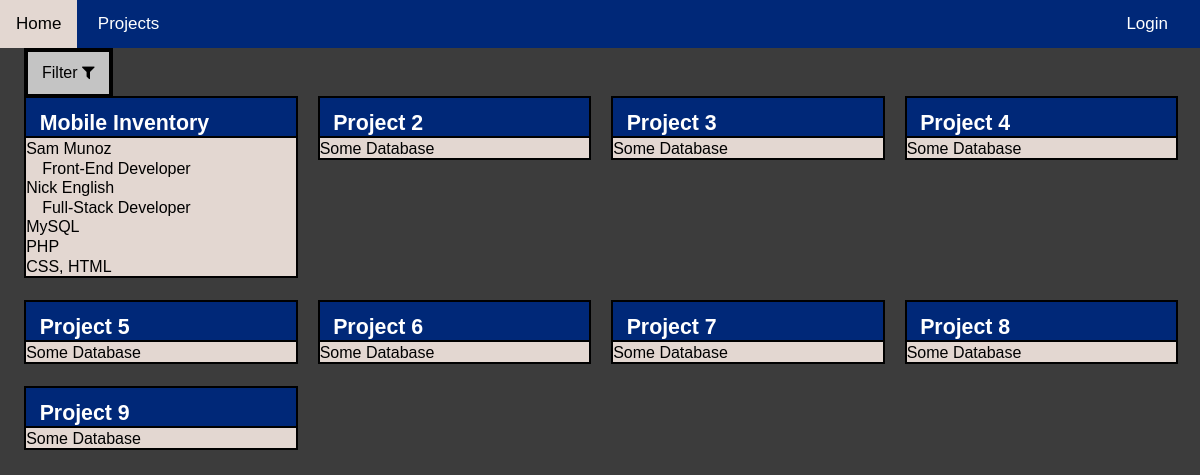
The app's page /projects.php with its own data.
### tables this page shows
create table Projects (
	id int auto_increment,
    name text not null,
    class_year varchar(11) not null, 
    class_name text not null,  
    db varchar(128) not null,
    demo text,  
    
    primary key(id)
);

create table Developers (
	id int auto_increment,
    fname varchar(128),
    lname varchar(128),
    imagepath text,
    class_year smallint,
    role text,
    
    primary key(id)
);

create table ProjectBackEnd (
	prj_id int,
    backend varchar(128),
    
    foreign key(prj_id) references Projects(id) on update cascade,
    primary key(prj_id, backend)
);

create table ProjectFrontEnd (
	prj_id int,
    frontend varchar(128),
    
    foreign key(prj_id) references Projects(id) on update cascade,
    primary key(prj_id, frontend)
);

### projects.php (the view, shortened to what this page needs)
<!DOCTYPE html>
<html lang="en">
<head>
    <link rel="stylesheet" href="https://cdnjs.cloudflare.com/ajax/libs/font-awesome/4.7.0/css/font-awesome.min.css">
    <link rel="stylesheet" href="./css/theme.css" type="text/css"/>
    <link rel="stylesheet" href="./css/project.css" type="text/css"/>
    <?php
    $db = new PDO("mysql:dbname=ProjectCollection;host:localhost", "sam", "blueMooN#101");
    $projects = $db->query("SELECT id, name, class_year, class_name, db FROM Projects");
    ?>
</head>
<body>
<div class="topnav primary">
    <a href="./index.php" id="home" class="active">Home</a>
    <div class="myLinks">
        <a href="./projects.php">Projects</a>
        <?php if( !isset( $_SESSION['is_login'] ) || $_SESSION['is_login'] <= 0 ) { ?>
        <a href="./authenticate.php" class="right">Login</a>
        <?php } ?>
    </div>
</div>
<button id="filter-btn" > Filter <i class="fa fa-filter"></i></button>
<div id="projects">
    <div id="grid">
<?php
    $project = $projects->fetch();
    while( $project ) {
        $id = $project['id'];
        $frontend = $db->query("SELECT frontend FROM ProjectFrontEnd WHERE prj_id = " . $id);
        $backend = $db->query("SELECT backend FROM ProjectBackEnd WHERE prj_id = " . $id);
        $devs = $db->query("SELECT d.fname, d.lname, d.role FROM ProjectDeveloper pd INNER JOIN Developers d ON d.id = pd.dev_id WHERE prj_id = " . $id);
?>
        <a class="proj-link" href=<?= "project_view.php?id=" . $id ?>>
        <div class="card secondary">
            <h2><?= $project['name'] ?></h2>
<?php       foreach($devs as $row) { ?>
            <p class="card-element"><?= $row['fname'] . " " . $row['lname'] ?></p>
            <p class="card-element indent"><?= $row['role'] ?></p>
<?php       } ?>
            <p class="card-element"><?= $project['db'] ?></p>
<?php       foreach($backend as $row) { ?>
            <p class="card-element"><?= $row['backend'] ?></p>
<?php       } ?>
            <p id="bottom-card"><?php $row = $frontend->fetch(); $is_first = true; while( $row ) {if(!$is_first) { ?><?= ", " ?><?php } else { $is_first = false; } ?><?= $row['frontend']; ?><?php $row = $frontend->fetch(); } ?></p>
        </div></a>
<?php
        $project = $projects->fetch();
    }
?>
    </div>
</div>
</body>
</html>

### css/theme.css (style rules this page uses)
.primary { background-color: #002878 !important; color: white; }
.secondary { background-color: #E3D7D1 !important; color:black; }
body { background-color: #3C3C3C !important; margin:0%; overscroll-behavior: none; }
* { font-family: 'Trebuchet MS', 'Lucida Sans Unicode', 'Lucida Grande', 'Lucida Sans', Arial, sans-serif; }
@media screen and (min-width: 601px) { .topnav .myLinks,.nav-tool { display: inline-block; } }
.topnav { overflow: hidden; vertical-align: middle; }
.topnav a { color: white; margin: 0%; padding: 14px 16px; text-decoration: none; font-size: 17px; display: inline-block; }
.active { background-color: #E3D7D1; color: black !important; }
.right { position: absolute; right:1rem; }
#grid { margin-left:1%; margin-right: 2%; display: grid; grid-template-columns: repeat(auto-fill, minmax(250px, 1fr)); grid-gap: 10px; }
.card { margin:0%; margin-left: 5%; outline: solid 2px black; }
.card>h2 { padding-left:5%; }
.card>h2:first-child { padding-top:5%; background-color: #002878; border-bottom: 2px solid black; color: white; margin:0%; }

### css/project.css (style rules this page uses)
h2 { font-size:16pt; }
#filter-btn { font-size: 16px; border: none; outline: none; box-shadow: inset 0px 0px 0px 2px black; border: solid 2px black; color: black; padding: 14px 16px; background-color: #C4C4C4; margin: 2%; margin-bottom:0%; margin-top:0%; }
.card-element { margin-top: 0.1em; margin-bottom: 0.1em; }
#bottom-card { margin-top: 0.1em; }
.indent { padding-left: 1em; }
.proj-link { text-decoration: none; }

### records on screen
projects: name "Mobile Inventory", db "MySQL"
developers: fname "Sam", lname "Munoz", role "Front-End Developer"
developers: fname "Nick", lname "English", role "Full-Stack Developer"
projectbackend: backend "PHP"
projectfrontend: frontend "CSS"
projectfrontend: frontend "HTML"
projects: name "Project 2", db "Some Database"
projects: name "Project 3", db "Some Database"
projects: name "Project 4", db "Some Database"
projects: name "Project 5", db "Some Database"
projects: name "Project 6", db "Some Database"
projects: name "Project 7", db "Some Database"
projects: name "Project 8", db "Some Database"
projects: name "Project 9", db "Some Database"
